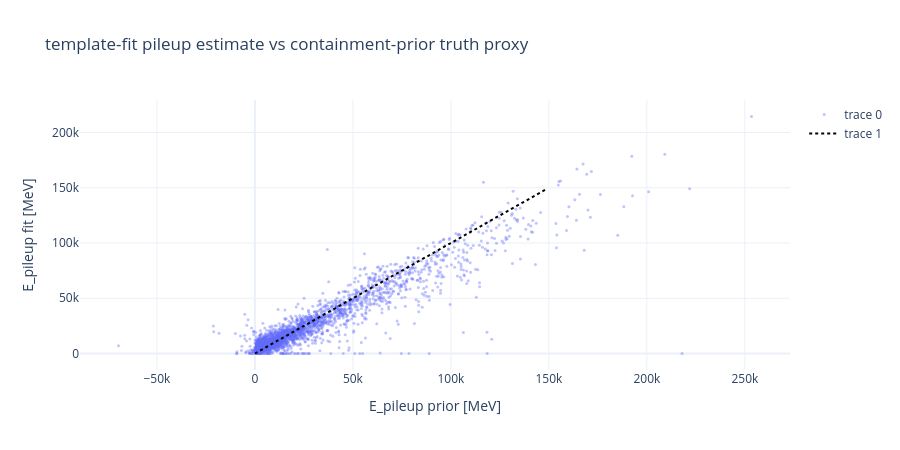

The cell this chart's notebook holds for it:
### Markdown cell above
## Verdict: does the template fit see the pileup?

Pre-registered: corr > 0.5 in the high-contamination tertile -> stage 2; < 0.3 -> H23 closed.

### Code cell
Pt = Epileup_prior[SUB]
cont = sumE[SUB] / np.maximum(1000.0 * Et[SUB], EPS)
qs = np.quantile(cont, [1/3, 2/3])
E1_fit = np.where(use2, E1b, E1a)
S_prior = ctab[REG[SUB], ebin[SUB]] * 1000.0 * Et[SUB]
def partial_corr(x, yv, z):
    rx = x - np.polyval(np.polyfit(z, x, 1), z)
    ry = yv - np.polyval(np.polyfit(z, yv, 1), z)
    return np.corrcoef(rx, ry)[0, 1]
print(f'signal side  corr(E1_fit, signal prior):        {np.corrcoef(E1_fit, S_prior)[0,1]:+.3f}')
print(f'pileup side  PARTIAL corr(fit, prior | sumE):   {partial_corr(Epileup_fit, Pt, sumE[SUB]):+.3f}   <- the untrickable number')
print(f'overall corr(E_pileup_fit, prior): {np.corrcoef(Epileup_fit, Pt)[0,1]:+.3f}')
for gsel, lab in [(cont < qs[0], 'low-cont'), ((cont >= qs[0]) & (cont < qs[1]), 'mid-cont'), (cont >= qs[1], 'HIGH-cont')]:
    cc = np.corrcoef(Epileup_fit[gsel], Pt[gsel])[0, 1]
    print(f'{lab:10s}: corr {cc:+.3f} (n={gsel.sum()})')
fig = go.Figure()
sel = np.random.default_rng(0).choice(len(SUB), size=min(3000, len(SUB)), replace=False)
fig.add_scatter(x=Pt[sel], y=Epileup_fit[sel], mode='markers', marker=dict(size=3, opacity=0.4))
fig.add_scatter(x=[0, np.quantile(Pt, 0.99)], y=[0, np.quantile(Pt, 0.99)], mode='lines', line=dict(dash='dot', color='black'))
fig.update_layout(height=450, title='template-fit pileup estimate vs containment-prior truth proxy',
                  xaxis_title='E_pileup prior [MeV]', yaxis_title='E_pileup fit [MeV]')
fig.write_html(REPO / 'reports' / 'figures' / 'interactive' / 'ifig11_deblend_diag.html', include_plotlyjs='cdn')
fig.show()

### Figure 1 — Plotly figure (JSON) as saved in the notebook; plotly's stock layout.template omitted (floating-point values rounded to 4 significant figures; data arrays with more than 128 entries replaced by an {"elided": "..."} marker saying what was removed)
{"data": [{"marker": {"opacity": 0.4, "size": 3}, "mode": "markers", "type": "scatter", "x": {"elided": "3000 float values"}, "y": {"elided": "3000 float values"}}, {"line": {"color": "black", "dash": "dot"}, "mode": "lines", "type": "scatter", "x": [0, 149300.0], "y": [0, 149300.0]}], "layout": {"height": 450, "title": {"text": "template-fit pileup estimate vs containment-prior truth proxy"}, "xaxis": {"title": {"text": "E_pileup prior [MeV]"}}, "yaxis": {"title": {"text": "E_pileup fit [MeV]"}}}}
